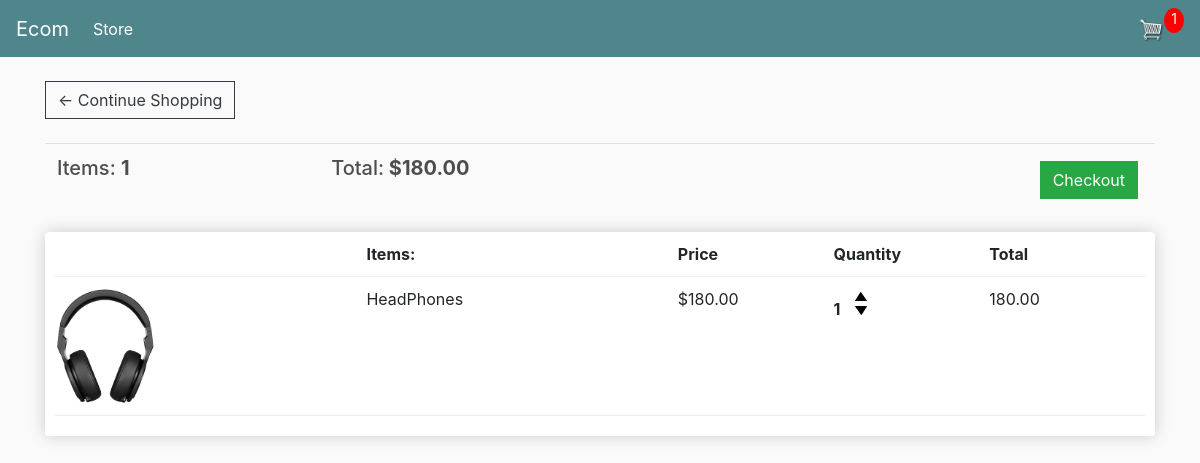
The app's page /cart (signed in) with its own data.
### store/models.py (models this page shows, shortened)
class Order(models.Model):
    customer = models.ForeignKey(Customer, on_delete=models.SET_NULL, blank=True, null=True)
    date_orderd = models.DateTimeField(auto_now_add=True)
    complete = models.BooleanField(default=False)
    transaction_id = models.CharField(max_length=255)
    @property
    def get_cart_total(self):
        orderitems = self.orderitem_set.all()
        total = sum([item.get_total for item in orderitems])
        return total
    @property
    def get_cart_items(self):
        orderitems = self.orderitem_set.all()
        total = sum([item.quantity for item in orderitems])
        return total

class OrderItem(models.Model):
    product = models.ForeignKey(Product, on_delete=models.SET_NULL, blank=True, null=True)
    order = models.ForeignKey(Order, on_delete=models.SET_NULL, blank=True, null=True)
    quantity = models.IntegerField(default=0)
    date_added = models.DateTimeField(auto_now_add=True)
    @property
    def get_total(self):
        total = self.quantity * self.product.price
        return total

class Product(models.Model):
    name = models.CharField(max_length=255)
    price = models.DecimalField(max_digits=7, decimal_places=2)
    digital = models.BooleanField(default=False)
    image = models.ImageField(upload_to='product', blank=True, null=True)
    @property
    def imageUrl(self):
        try:
            url = self.image.url
        except:
            url = ''
        return url

### store/views.py (the view)
# urls.py: path('cart', cart, name='cart'),
def cart(request):
    data = cartData(request)
    cartItems = data['cartItems']
    items = data['items']
    order = data['order']
    context = {'items': items, 'order': order, 'cartItems': cartItems}
    return render(request, 'cart.html', context)

### store/utils.py (called while the page is built)
def cartData(request):
    if request.user.is_authenticated:
        customer = request.user.customer
        order, created = Order.objects.get_or_create(customer=customer, complete=False)
        items = order.orderitem_set.all()
        cartItems = order.get_cart_items
    else:
        cookieData = cookieCart(request)
        items = cookieData['items']
        order = cookieData['order']
        cartItems = cookieData['cartItems']
    return {'cartItems': cartItems, 'order': order, 'items': items}

### templates/cart.html
{% extends 'main.html' %}
{% load static %}
{% block content %}
    <a  class="btn btn-outline-dark" href="{% url 'store' %}">&#x2190; Continue Shopping</a>
    <br>
    <br>
    <table class="table">
        <tr>
            <th><h5>Items: <strong>{{order.get_cart_items}}</strong></h5></th>
            <th><h5>Total:<strong> ${{order.get_cart_total|floatformat:2}}</strong></h5></th>
            <th>
                <a  style="float:right; margin:5px;" class="btn btn-success" href="{% url 'checkout' %}">Checkout</a>
            </th>
        </tr>
    </table>
    <div class="box-element">
    <div class="cart-row">
        <div style="flex:2"></div>
        <div style="flex:2"><strong>Items: </strong></div>
        <div style="flex:1"><strong>Price</strong></div>
        <div style="flex:1"><strong>Quantity</strong></div>
        <div style="flex:1"><strong>Total</strong></div>
    </div>
    {% for item in items %}
    <div class="cart-row">
        <div style="flex:2"><img class="row-image" src="{{item.product.imageUrl}}"></div>
        <div style="flex:2"><p>{{item.product.name}}</p></div>
        <div style="flex:1"><p>${{item.product.price|floatformat:2}}</p></div>
        <div style="flex:1">
            <p class="quantity">{{item.quantity}}</p>
            <div class="quantity">
                <img data-product='{{item.product.id}}' class="chg-quantity update-cart" data-action='add' src="{% static  'images/arrow-up.png' %}">
                <img data-product='{{item.product.id}}' class="chg-quantity update-cart" data-action='remove' src="{% static  'images/arrow-down.png' %}">
            </div>
        </div>
        <div style="flex:1"><p>{{item.get_total}}</p></div>
    </div>
    {% endfor %}
    </div>
{% endblock content %}

### static/css/main.css (style rules this page uses)
body { background-color: hsl(0, 0%, 98%); }
h1,h2,h3,h4,h5,h6 { color:hsl(0, 0%, 30%); }
.box-element { box-shadow:hsl(0, 0%, 80%) 0 0 16px; background-color: #fff; border-radius: 4px; padding: 10px; }
.btn { border-radius: 0; }
.row-image { width: 100px; }
.cart-row { display: flex; align-items: flex-stretch; padding-bottom: 10px; margin-bottom: 10px; border-bottom: 1px solid #ececec; }
.quantity { display: inline-block; font-weight: 700; padding-right:10px; }
.chg-quantity { width: 12px; cursor: pointer; display: block; margin-top: 5px; transition:.1s; }

### records on screen
Order: get_cart_items "1", get_cart_total "180.00"
OrderItem: product.imageUrl (picture), product.name "HeadPhones", product.price "180.00", quantity "1", get_total "180.00"

### other values on screen
{{ cartItems }} "1"
